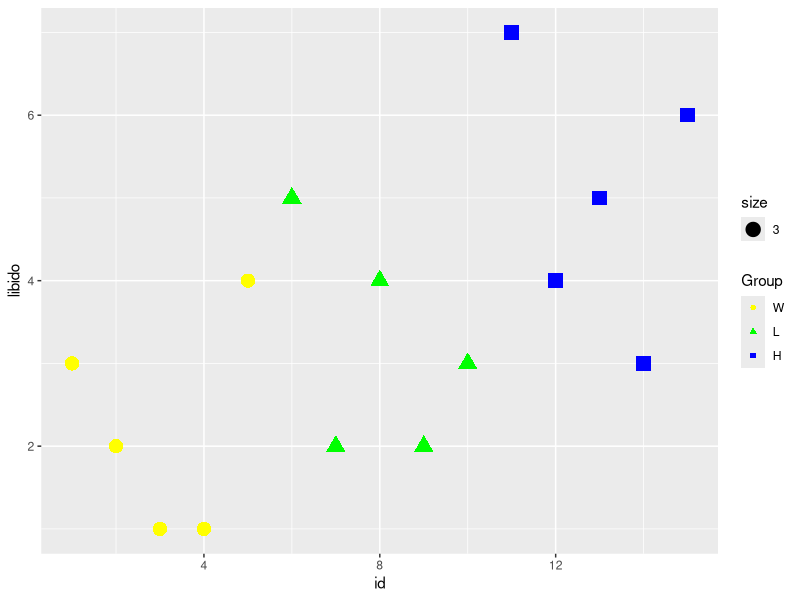
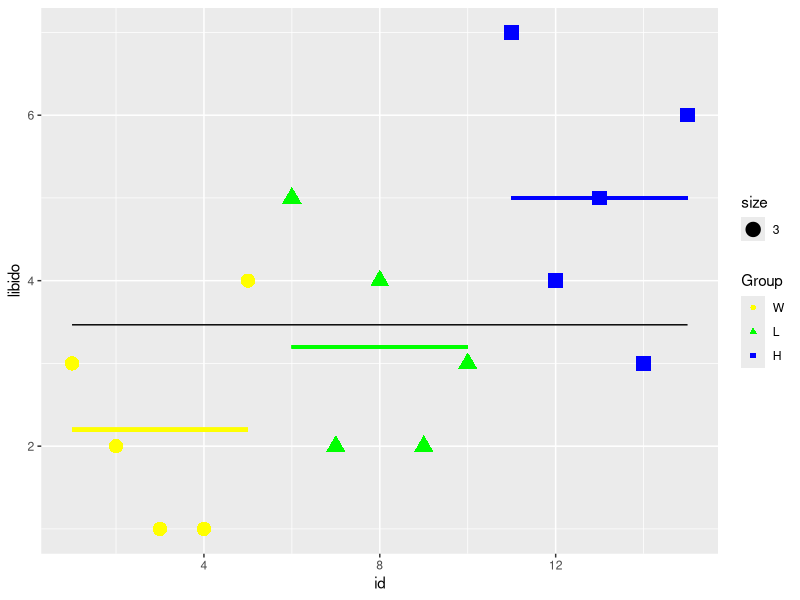
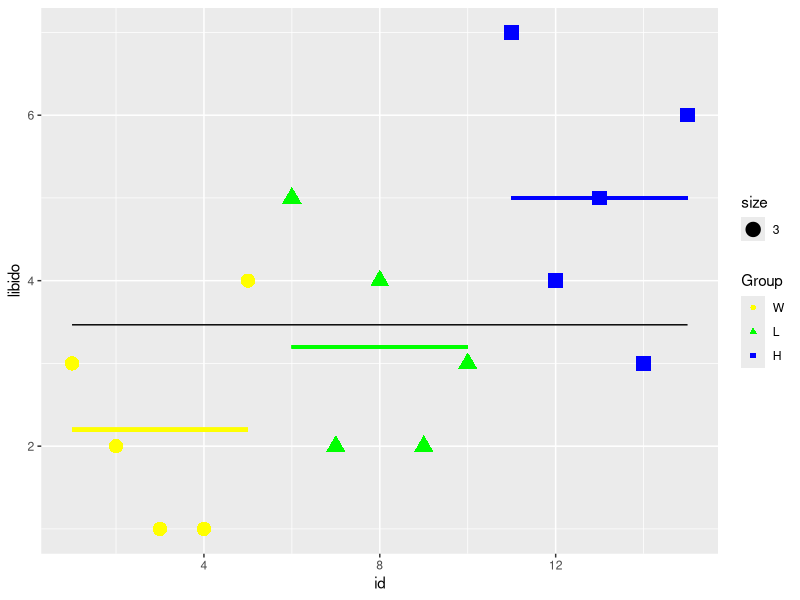
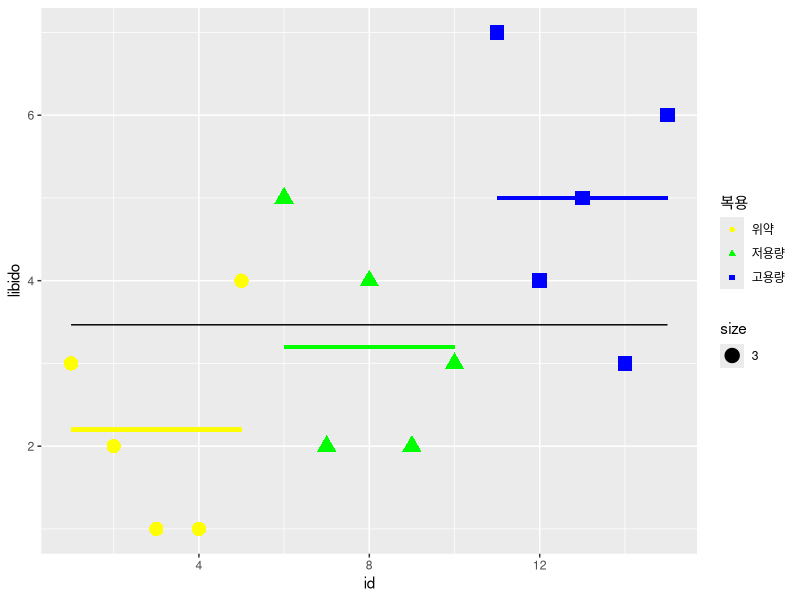

These charts were generated, in order, by the following R code:
library(tidyr)
library(reshape2)
library(ggplot2)
library(dplyr)

#data
W <- c(3, 2, 1, 1, 4)
L <- c(5, 2, 4, 2, 3)
H <- c(7, 4, 5, 3, 6)

#make dataframe and set "id" coulunm
Vdum <- data.frame(W, L, H)
Vdum$id <- c(1:5)
Vdum

#melt dataframe "Vdum" to "Vdum1". The criterion is "id" colunm.
Vdum1 <- melt(Vdum, id.vars = "id", variable.name = "Group", value.name = "libido")
Vdum1$id <- c(1:15)
Vdum1

#visualization each group in "Vdum1". 
p <- ggplot(data = Vdum1, aes(x = id, y = libido)) +
  geom_point(aes(shape = Group, size = 3, color = Group)) +
  scale_color_manual("Group", values = c("W" = "yellow", "L" = "green", "H" = "blue"))

p

#Calculate the mean of each group. Then make it as dataframe.
MV <- Vdum1 %>% 
  group_by(Group) %>% 
  summarize(mean_libido = mean(libido)) %>% 
  as.data.frame
MV

#ggplot2::geom_segment.
#We made a scatterplot whose name is "p" before. We add each mean of groups as horizental line to the scatterplot "p".
pm <- p + geom_line(aes(y = mean(libido))) +
  geom_segment(aes(x = 1, xend = 5, y = 2.2, yend = 2.2), color='yellow', size = 1.2) +
  geom_segment(aes(x = 6, xend = 10, y = 3.2, yend = 3.2), color = 'green', size = 1.2) +
  geom_segment(aes(x = 11, xend = 15, y = 5, yend = 5), color = 'blue', size = 1.2)
pm

#legend manipulate
pm
pm + scale_shape_discrete(name = "복용", 
                          breaks = c("W", "L", "H"),
                          labels = c("위약", "저용량", "고용량")) +
  scale_color_manual(values = c("yellow", "green", "blue"), name = "복용", 
                     breaks = c("W", "L", "H"),
                     labels = c("위약", "저용량", "고용량"))